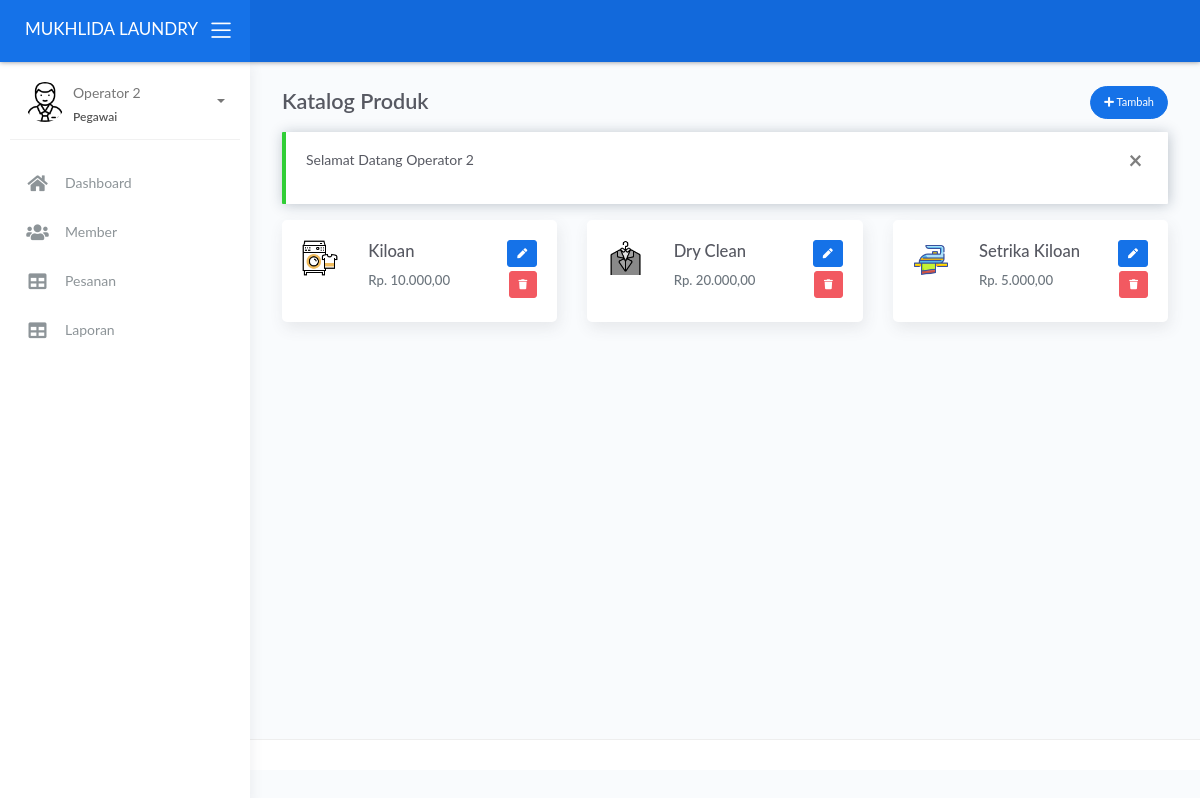
Screenshot of /operator/index.php?page=produk (signed in) with the database file from the repository.
### tables this page shows
CREATE TABLE IF NOT EXISTS `produk` (
  `id_produk` int(11) NOT NULL,
  `nama` varchar(20) NOT NULL,
  `icon` varchar(100) NOT NULL,
  `harga` float NOT NULL,
  `satuan` varchar(20) NOT NULL
);

### operator/sistem/content.php (called while the page is built, shortened)
<?php
$get_page = $_GET['page'];
switch ($get_page) {
    case 'produk':
        $title = 'Katalog Produk';
        break;
}

### operator/views/produk.php (the view, shortened to what this page needs)
<?php
$query = mysqli_query($koneksi, "SELECT * FROM produk");
?>
<div class="page-inner">
    <div class="row heading">
        <div class="col-8">
            <h2 class="pb-2 fw-bold"><?= $title ?></h2>
        </div>
        <div class="col-4 text-right ml-auto">
            <a href="javascript:void(0)" data-toggle="modal" data-target="#add_product" class="btn btn-primary btn-round btn-sm">
                <i class="fa fa-plus"></i> Tambah
            </a>
        </div>
    </div>
    <?php if (@$_SESSION['pesan']): ?>
        <div class="alert alert-<?= $_SESSION['pesan']['status'] == 'error' ? 'danger' : $_SESSION['pesan']['status'] ?> alert-dismisable fade show" role="alert">
            <button class="close" data-dismiss="alert" aria-label="Close">
                <span aria-hidden="true">&times;</span>
            </button>
            <p><?= $_SESSION['pesan']['msg'] ?></p>
        </div>
    <?php endif; ?>
    <div class="main-content">
        <div class="row">
            <?php while ($row = mysqli_fetch_assoc($query)): ?>
                <div class="col-sm-12 col-md-6 col-lg-4">
                    <div class="card">
                        <div class="card-body">
                            <div class="row">
                                <div class="col-3">
                                    <img src="../<?= $row['icon'] ?>" alt="" class="w-100">
                                </div>
                                <div class="col-6">
                                    <h4 class="text-capitalize"><?= $row['nama'] ?></h4>
                                    <h6 class="text-muted">Rp. <?= number_format($row['harga'], 2, ',', '.') ?></h6>
                                </div>
                                <div class="col-3 text-right">
                                    <a href="javascript:void(0)" class="btn btn-primary btn-xs mb-1 btn-edit-product" data-toggle="modal" data-target="#edit_product" data-product="<?= base64_encode(json_encode($row)) ?>"><i class="fa fa-pen"></i></a>
                                    <a href="javascript:void(0)" class="btn btn-danger btn-xs mb-1"><i class="fa fa-trash"></i></a>
                                </div>
                            </div>
                        </div>
                    </div>
                </div>
            <?php endwhile; ?>
        </div>
    </div>
</div>

### rows the page displays
produk: icon (picture), nama "Kiloan", harga "10.000,00"
produk: icon (picture), nama "Dry Clean", harga "20.000,00"
produk: icon (picture), nama "Setrika Kiloan", harga "5.000,00"

### other values shown
$_SESSION['nama'] "Operator 2"
$_SESSION['level'] "Pegawai"
$title "Katalog Produk"
$_SESSION['pesan']['msg'] "Selamat Datang Operator 2"
